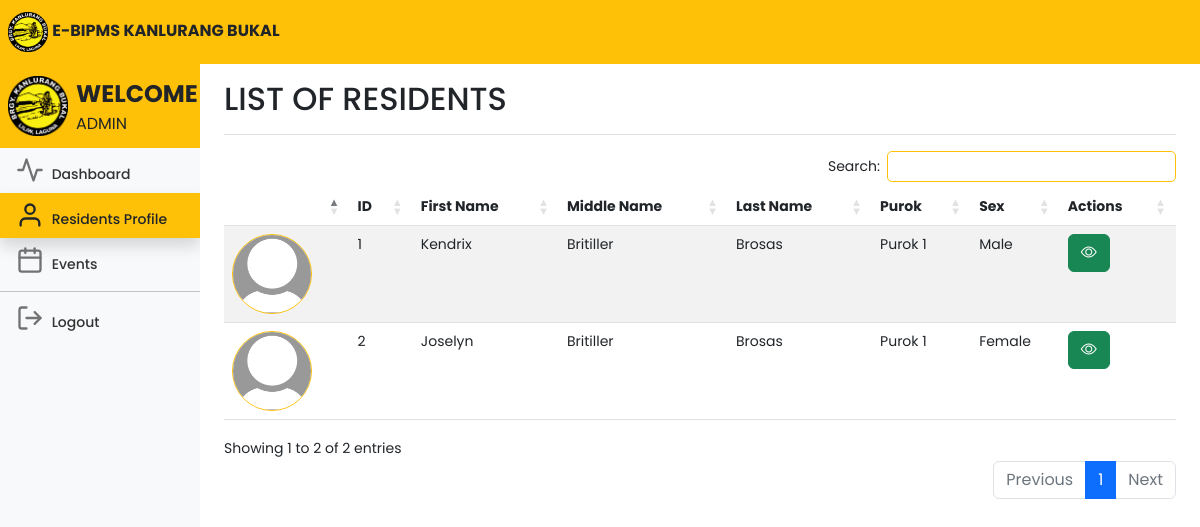
Before: /lguresidents.php (signed in) with the older database file.
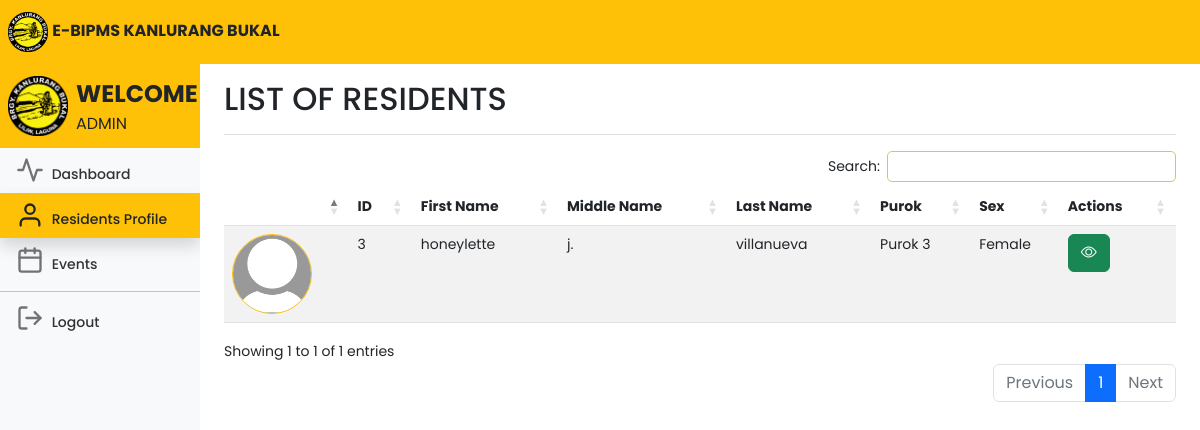
After: the same page with the newer database file.
### tables this page shows
CREATE TABLE `users` (
  `id` int(11) NOT NULL,
  `userID` varchar(100) NOT NULL,
  `firstname` varchar(100) NOT NULL,
  `middlename` varchar(100) NOT NULL,
  `lastname` varchar(100) NOT NULL,
  `sex` varchar(100) NOT NULL,
  `birthday` varchar(100) NOT NULL,
  `age` int(11) NOT NULL,
  `house_no` varchar(100) NOT NULL,
  `purok` varchar(100) NOT NULL,
  `civilstatus` varchar(100) NOT NULL,
  `voter` varchar(100) NOT NULL,
  `is_special_group` tinyint(1) NOT NULL,
  `specialgroup` varchar(100) NOT NULL,
  `members` int(11) NOT NULL,
  `housingstatus` varchar(100) NOT NULL,
  `phonenumber` varchar(15) NOT NULL,
  `email` varchar(100) NOT NULL,
  `username` varchar(100) NOT NULL,
  `password` varchar(100) NOT NULL,
  `profile_picture` varchar(255) NOT NULL
);

### lguresidents.php (the view, shortened to what the changed rows need)
<!DOCTYPE html>
<html lang="en">
<head>
    <link rel="stylesheet" href="https://cdn.jsdelivr.net/npm/bootstrap-icons@1.10.5/font/bootstrap-icons.css">
    <link href="css/bootstrap.min.css" rel="stylesheet">
    <link rel="stylesheet" href="css/style.css">
    <link rel="stylesheet" href="DataTables/datatables.css" />
    <link rel="stylesheet"
        href="https://cdnjs.cloudflare.com/ajax/libs/twitter-bootstrap/5.2.0/css/bootstrap.min.css" />
    <link rel="stylesheet" href="https://cdn.datatables.net/1.13.4/css/dataTables.bootstrap5.min.css" />
    <link rel="stylesheet" href="https://cdn.datatables.net/buttons/2.3.6/css/buttons.dataTables.min.css" />
    <link href="dashboard.css" rel="stylesheet">
</head>
<body>
    <div class="container-fluid">
        <div class="row">
            <main class="col-md-9 ms-sm-auto col-lg-10 px-md-4">
                <div
                    class="d-flex justify-content-between flex-wrap flex-md-nowrap align-items-center pt-3 pb-2 mb-3 border-bottom">
                    <h1 class="h2">LIST OF RESIDENTS</h1>
                </div>
                <div class="table-responsive">
                    <div class="data_table">
                        <table id="myTable" class="table table-striped" style="width:100%">
                            <thead>
                                <tr>
                                    <th scope="col"></th>
                                    <th scope="col">ID</th>
                                    <th scope="col">First Name</th>
                                    <th scope="col">Middle Name</th>
                                    <th scope="col">Last Name</th>
                                    <th scope="col">Purok</th>
                                    <th scope="col">Sex</th>
                                    <th scope="col">Actions</th>
                                </tr>
                            </thead>
                            <tbody>
                                <?php
                                include 'conn.php';
                                $query = "SELECT * FROM users";
                                $query_run = mysqli_query($conn, $query);
                                if (mysqli_num_rows($query_run) > 0) {
                                    foreach ($query_run as $items) {
                                        ?>
                                                <tr>
                                                    <td style="display: block; margin-left: auto; margin-right: auto;">
                                                        <?php
                                                        if (!empty($items['profile_picture'])) {
                                                            echo '<img class="rounded-circle border border-warning" src="' . $items['profile_picture'] . '" alt="Profile Picture" width="80">';
                                                        } else {
                                                            echo '<img class="rounded-circle border border-warning" src="default-profile-pic.jpg" alt="Profile Picture" width="80">';
                                                        }
                                                        ?>
                                                    </td>
                                                    <td>
                                                        <?= $items['id']; ?>
                                                    </td>
                                                    <td>
                                                        <?= $items['firstname']; ?>
                                                    </td>
                                                    <td>
                                                        <?= $items['middlename']; ?>
                                                    </td>
                                                    <td>
                                                        <?= $items['lastname']; ?>
                                                    </td>
                                                    <td>
                                                        <?= $items['purok']; ?>
                                                    </td>
                                                    <td>
                                                        <?= $items['sex']; ?>
                                                    </td>
                                                    <td class="text-right">
                                                        <div class="btn-group me-2">
                                                            <button type="button" class="btn btn-success" data-bs-toggle="modal"
                                                                data-bs-target="#viewModal<?= $items['id']; ?>">
                                                                <i class="bi bi-eye"></i>
                                                            </button>
                                                        </div>
                                                    </td>
                                                </tr>
                                                <?php
                                    }
                                }
                                ?>
                            </tbody>
                        </table>
                    </div>
                </div>
            </main>
        </div>
    </div>
</body>
</html>

Changed rows visible on the page:
removed users: id "1", firstname "Kendrix", middlename "Britiller", lastname "Brosas", purok "Purok 1", sex "Male"
removed users: id "2", firstname "Joselyn", middlename "Britiller", lastname "Brosas", purok "Purok 1", sex "Female"
added users: id "3", firstname "honeylette", middlename "j.", lastname "villanueva", purok "Purok 3", sex "Female"
Other visible differences:
text written by a page script: "Search: Showing 1 to 2 of 2 entries Previous 1 Next" → "Search: Showing 1 to 1 of 1 entries Previous 1 Next"
